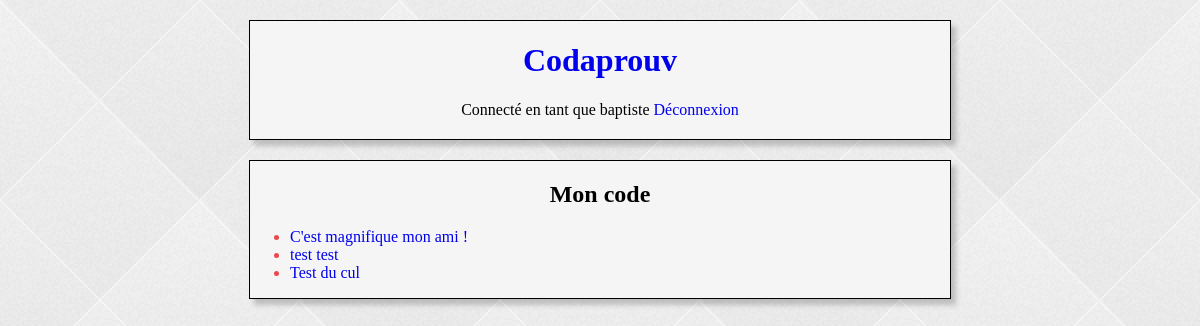
Page /moncode/ (signed in) on the earlier database version.
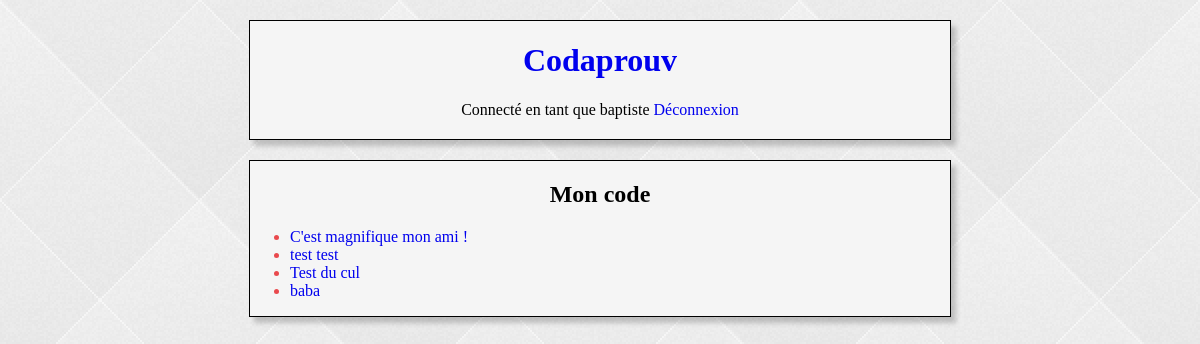
Same page on the later database version.
### codaprouv/models.py (models this page shows)
class Codillon (models.Model):
    createur = models.ForeignKey(User, on_delete=models.CASCADE)
    donnees = models.CharField(max_length=500)
    date_publi = models.DateField()
    nom = models.CharField(max_length=30)

### codaprouv/views.py (the view)
# urls.py: url(r'^moncode/$', views.moncode, name='moncode'),
def moncode(request):
    codillons = Codillon.objects.filter(createur_id=request.user.id)
    return render(request, 'moncode.html', {'codillons':codillons})

### templates/moncode.html (shortened to what this page needs)
{% include "debut.html" %}
{% include "header.html" %}
<div id="bod">
  <h2>Mon code</h2>
  {% if codillons %}
  <ul>
    {% for codillon in codillons %}
    <li><a href="codillon/{{ codillon.id }}/">{{ codillon.nom }}</a></li>
    {% endfor %}
  </ul>
  {% else %}
  <i>Vous n'avez pas de codillons...</i>
  {% endif %}
</div>
{% include "fin.html" %}

Differences in the rows shown:
added Codillon: nom "baba"
